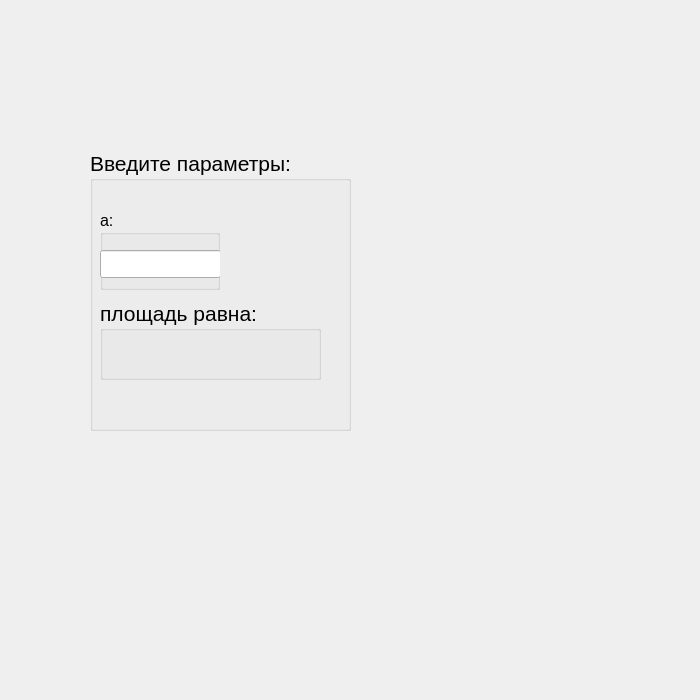
<?xml version="1.0" encoding="UTF-8"?>
<ui version="4.0">
 <class>Square</class>
 <widget class="QWidget" name="Square">
  <property name="geometry">
   <rect>
    <x>0</x>
    <y>0</y>
    <width>700</width>
    <height>700</height>
   </rect>
  </property>
  <property name="windowTitle">
   <string>Form</string>
  </property>
  <widget class="QGroupBox" name="groupBox">
   <property name="geometry">
    <rect>
     <x>90</x>
     <y>150</y>
     <width>261</width>
     <height>281</height>
    </rect>
   </property>
   <property name="font">
    <font>
     <pointsize>16</pointsize>
    </font>
   </property>
   <property name="title">
    <string>Введите параметры:</string>
   </property>
   <widget class="QGroupBox" name="groupBox_2">
    <property name="geometry">
     <rect>
      <x>10</x>
      <y>60</y>
      <width>120</width>
      <height>80</height>
     </rect>
    </property>
    <property name="font">
     <font>
      <pointsize>12</pointsize>
     </font>
    </property>
    <property name="title">
     <string>а:</string>
    </property>
    <widget class="QLineEdit" name="lineEdit">
     <property name="geometry">
      <rect>
       <x>0</x>
       <y>40</y>
       <width>121</width>
       <height>28</height>
      </rect>
     </property>
    </widget>
   </widget>
   <widget class="QGroupBox" name="groupBox_3">
    <property name="geometry">
     <rect>
      <x>10</x>
      <y>150</y>
      <width>221</width>
      <height>80</height>
     </rect>
    </property>
    <property name="title">
     <string>площадь равна:</string>
    </property>
    <widget class="QLabel" name="label">
     <property name="geometry">
      <rect>
       <x>0</x>
       <y>40</y>
       <width>221</width>
       <height>41</height>
      </rect>
     </property>
     <property name="text">
      <string/>
     </property>
    </widget>
   </widget>
  </widget>
 </widget>
 <resources/>
 <connections/>
</ui>
